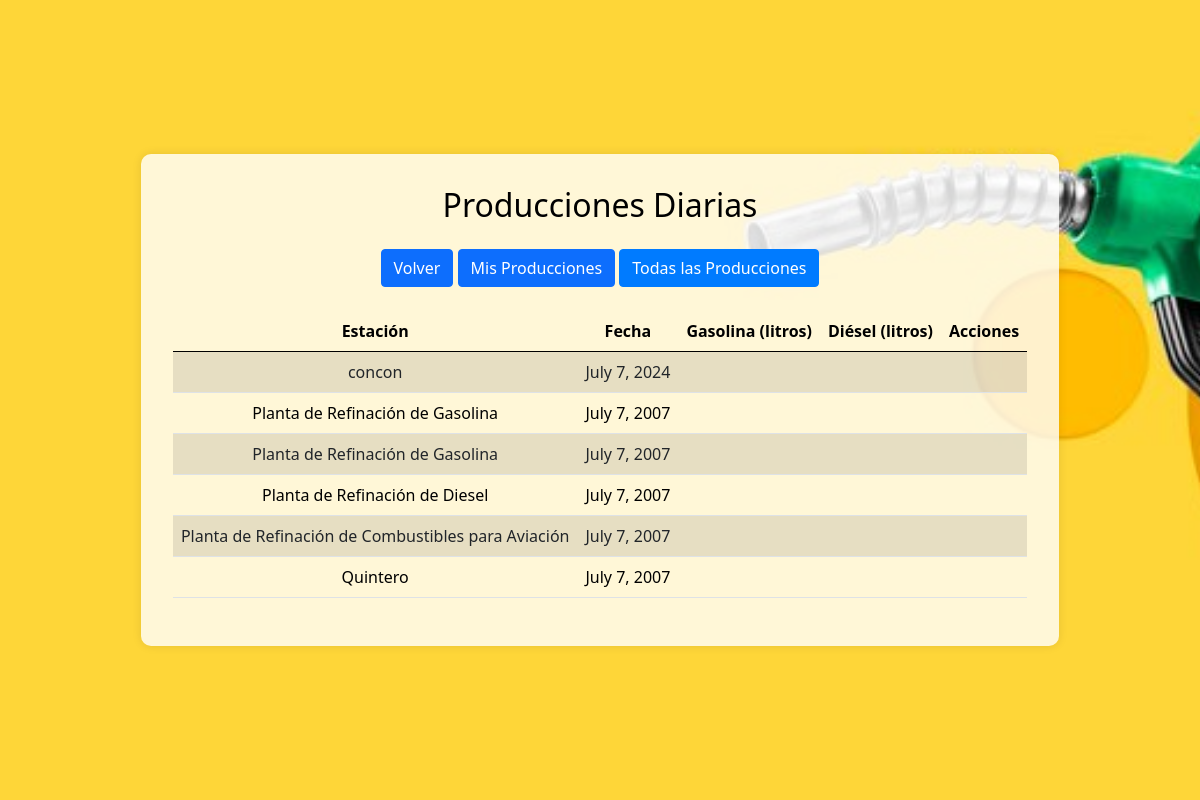
Page /producciones/?filtro=todas (signed in) on the committed database.
### myapp/models.py (models this page shows, shortened)
class ProduccionDiaria(models.Model):
    estacion=models.CharField(max_length=100)
    turno=models.CharField(max_length=2) #AM PM MM
    fecha=models.DateField()
    hora=models.TimeField(default='00:00')
    litrosProduccion=models.DecimalField(max_digits=10, decimal_places=2)
    codigoPlanta=models.CharField(max_length=5, default='') #PRG, PRD, PRA
    codigoCombustible=models.CharField(max_length=5, default='') #G93, G95, G97, DIE, DIP, JA1, AVG
    operador=models.ForeignKey(User, on_delete=models.CASCADE, related_name='producciones')

### myapp/views.py (the view)
# urls.py: path('producciones/', views.lista_producciones_view, name='lista_producciones'),
@login_required
@group_required('Operador')
def lista_producciones_view(request):
    filtro = request.GET.get('filtro', 'mis')
    if filtro == 'todas':
        producciones = ProduccionDiaria.objects.all()
    else:
        producciones = ProduccionDiaria.objects.filter(operador=request.user)
    return render(request, 'lista_producciones.html', {'producciones': producciones, 'filtro': filtro})

### myapp/templates/lista_producciones.html (shortened to what this page needs)
<!DOCTYPE html>
{% load static %}
<html lang="en">
<head>
    <link href="https://cdn.jsdelivr.net/npm/bootstrap@5.0.2/dist/css/bootstrap.min.css" rel="stylesheet">
</head>
<body>
    <div class="jumbotron">
        <div class="panel-container">
            <h2 class="mb-4 text-center">Producciones Diarias</h2>
            <div class="mb-4 text-center">
                <a href="{% url 'panel' %}" class="btn btn-primary">Volver</a>
                <a href="?filtro=mis" class="btn btn-primary {% if filtro == 'mis' %}active{% endif %}">Mis Producciones</a>
                <a href="?filtro=todas" class="btn btn-primary {% if filtro == 'todas' %}active{% endif %}">Todas las Producciones</a>
            </div>
            <table class="table table-striped">
                <thead>
                    <tr>
                        <th>Estación</th>
                        <th>Fecha</th>
                        <th>Gasolina (litros)</th>
                        <th>Diésel (litros)</th>
                        <th>Acciones</th>
                    </tr>
                </thead>
                <tbody>
                    {% for produccion in producciones %}
                    <tr>
                        <td>{{ produccion.estacion }}</td>
                        <td>{{ produccion.fecha }}</td>
                        <td>{{ produccion.gasolina }}</td>
                        <td>{{ produccion.diesel }}</td>
                        <td>
                        </td>
                    </tr>
                    {% endfor %}
                </tbody>
            </table>
        </div>
    </div>
</body>
</html>

### rows in the picture
ProduccionDiaria: estacion "concon", fecha "July 7, 2024"
ProduccionDiaria: estacion "Planta de Refinación de Gasolina", fecha "July 7, 2007"
ProduccionDiaria: estacion "Planta de Refinación de Gasolina", fecha "July 7, 2007"
ProduccionDiaria: estacion "Planta de Refinación de Diesel", fecha "July 7, 2007"
ProduccionDiaria: estacion "Planta de Refinación de Combustibles para Aviación", fecha "July 7, 2007"
ProduccionDiaria: estacion "Quintero", fecha "July 7, 2007"
